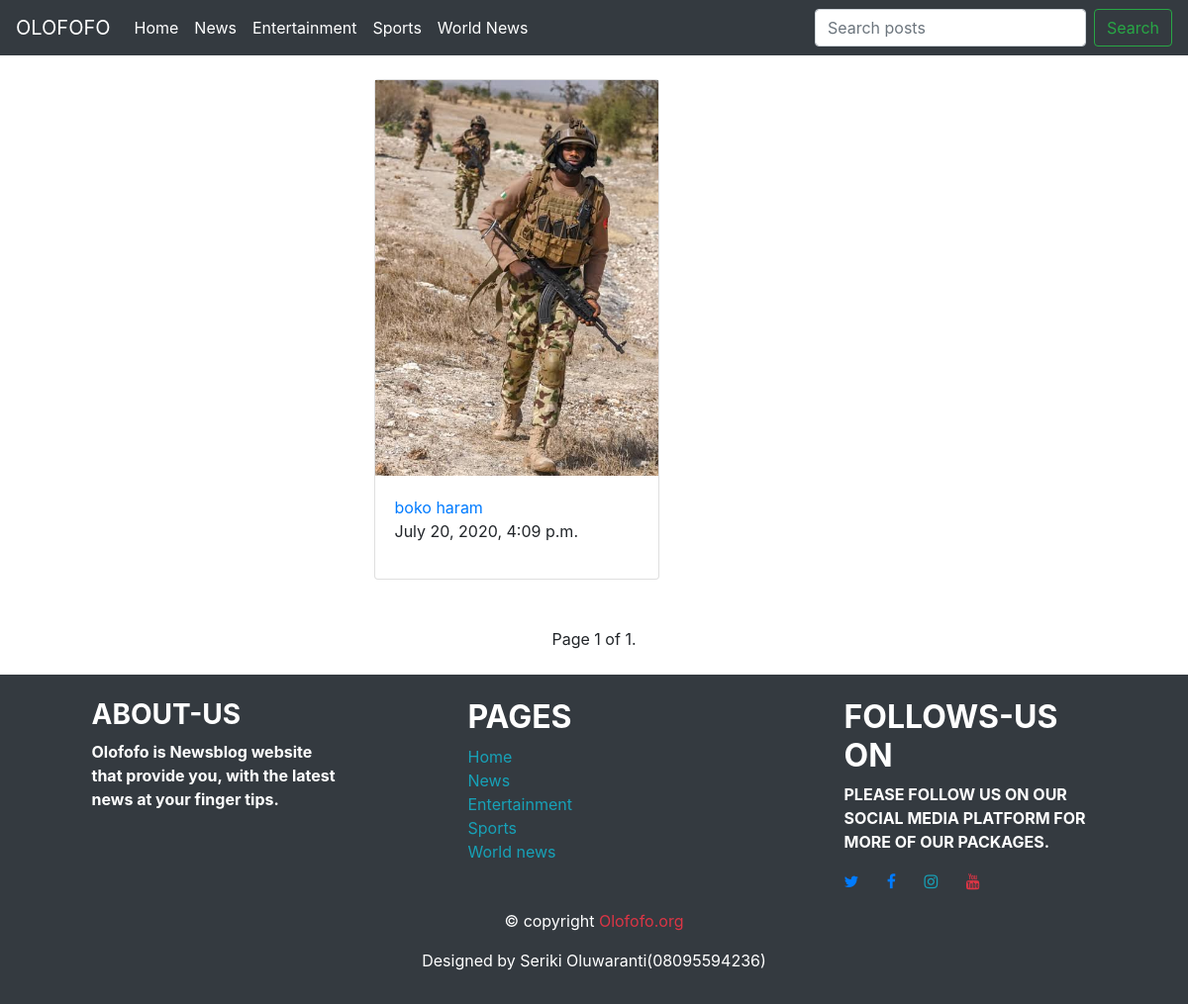
The page /Olofofo/news on the database its author committed.
### Olofofo/models.py (models this page shows, shortened)
class Post(models.Model):
    title = models.CharField(max_length=300)
    content = models.TextField()
    slug = models.SlugField(max_length=200, unique=True)
    author = models.IntegerField(choices=AUTHOR, default=0)
    updated_on = models.DateTimeField(auto_now=True)
    created_on = models.DateTimeField(auto_now_add=True)
    status = models.IntegerField(choices=STATUS, default=0)
    image = models.ImageField(upload_to='images/', blank=True)
    image1 = models.ImageField(upload_to='images/', blank=True)
    image2 = models.ImageField(upload_to='images/', blank=True)
    category = models.IntegerField(choices=CATEGORY, default=0)
    class Meta:
        ordering = ['-created_on']
    def get_absolute_url(self):
        return f"/Olofofo/{self.slug}"

### Olofofo/views.py (the view)
# urls.py: path('news', views.news_list, name='news'),
def news_list(request):
    b_list = Post.objects.filter(category=0, status=1).order_by('-created_on')
    paginator = Paginator(b_list, 4)
    page = request.GET.get('page')
    try:
        b = paginator.page(page)
    except PageNotAnInteger:
        b = paginator.page(1)
    except EmptyPage:
        b = paginator.page(paginator.num_pages)
    return render(request, 'news.html', {'b_list': b})

### Olofofo/templates/news.html (shortened to what this page needs)
{% extends 'base.html'%}
{% block news %}
<div class="row">
    {% for item in b_list %}
    <div class="col-sm-2 col-md-5 mr-auto ml-auto">
        <div class="card" style="width: 18rem;">
            {% if item.image %}
            <img src="{{ item.image.url }}" class="img-fluid" alt="...">
            {% endif %}
            <div class="card-body">
                <a href="{{ item.get_absolute_url }}" class="card-title text-center">{{ item.title}}</a>
                <p>
                    {{item.updated_on}}
                </p>
            </div>
        </div>
        <br>
    </div>
    {% endfor %}
</div>
<br>
<nav aria-label="Page navigation example">
    <div class="pagination justify-content-center">
        <div class="pagination">
    <span class="step-links">
        <span class="current">
            Page {{ b_list.number }} of {{ b_list.paginator.num_pages }}.
        </span>
    </span>
        </div>
    </div>
</nav>
{% endblock %}

### rows shown on the page
Post: image (picture), title "boko haram", updated_on "July 20, 2020, 4:09 p.m."

### other values the page prints
{{ b_list.number }} "1"
{{ b_list.paginator.num_pages }} "1"
